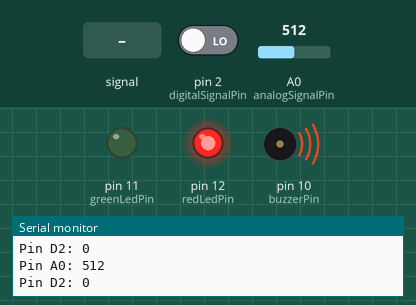
The sketch below on a simulated Arduino Uno, built with avr-gcc and run on an emulated ATmega328P. Shown: output pins drawn as LEDs (lit = HIGH), buzzer (waves = sounding), the last lines printed to the serial monitor. The inputs (shaded band) are chosen by the test bench; at power-on: A0 (analogSignalPin) = 512, pin 2 (digitalSignalPin) LOW.

Above: at 1.2 s.
1.3 s: A0 (analogSignalPin) fed a 200 Hz sine of ±255 counts around its level
At 2.61 s:
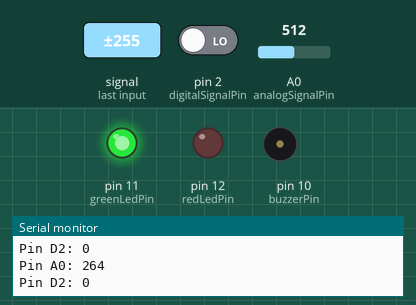
4.3 s: A0 (analogSignalPin) set to 390
At 5.5 s:
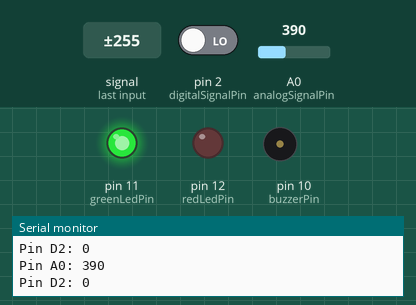
5.8 s: A0 (analogSignalPin) set to 413
At 6.9 s:
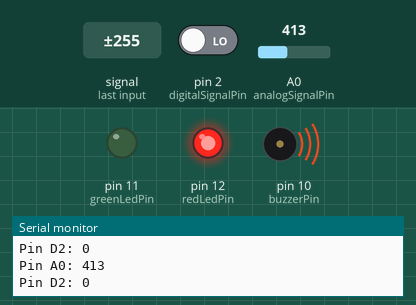
7.3 s: A0 (analogSignalPin) set to 306
At 8.3 s:
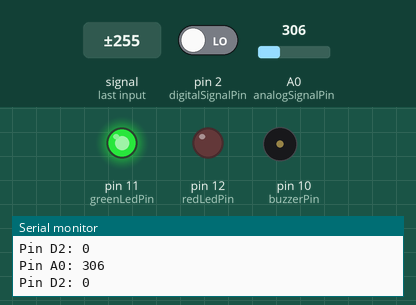
Timing chart, 0 to 9.8 s (numbered marks = the images above; inputs shaded):
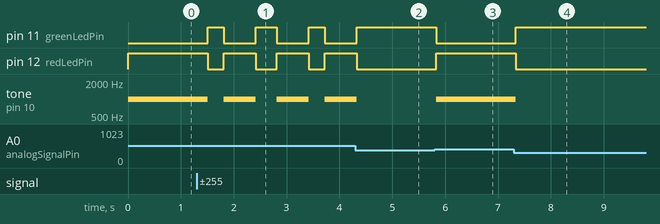

The sketch:

MQ2sketch.ino
```cpp
const int redLedPin = 12;
const int greenLedPin = 11;
const int buzzerPin = 10;
const int analogSignalPin = A0;
const int digitalSignalPin = 2;
//Variable to keep your threshold value
int sensorLimit = 400; //Comment it if you want to use digital signal instead

void setup() {
  pinMode(redLedPin, OUTPUT);
  pinMode(greenLedPin, OUTPUT);
  pinMode(buzzerPin, OUTPUT);
  pinMode(analogSignalPin, INPUT);
  pinMode(digitalSignalPin, INPUT);
  Serial.begin(9600);
}

void loop() {
  int analogSignal = analogRead(analogSignalPin);
  int digitalSignal = digitalRead(digitalSignalPin);
  Serial.print("Pin A0: ");
  Serial.println(analogSignal);
  Serial.print("Pin D2: ");
  Serial.println(digitalSignal);
  // Checks if it has reached the threshold value
  // Comment if else block if you want to use digital signal instead
  if (analogSignal > sensorLimit)
  {
    digitalWrite(redLedPin, HIGH);
    digitalWrite(greenLedPin, LOW);
    tone(buzzerPin, 1000, 200);
  }
  else
  {
    digitalWrite(redLedPin, LOW);
    digitalWrite(greenLedPin, HIGH);
    noTone(buzzerPin);
  }

 // Uncomment this if you want to use digital signal
 /*if (digitalSignal==1)
  {
    digitalWrite(redLedPin, HIGH);
    digitalWrite(greenLedPin, LOW);
    tone(buzzerPin, 1000, 200);
  }
  else
  {
    digitalWrite(redLedPin, LOW);
    digitalWrite(greenLedPin, HIGH);
    noTone(buzzerPin);
  }*/
  delay(100);
}
```

Measured:
- the behaviour switches between 400 and 401 on A0 (analogSignalPin) (found by bisection; images 2 and 3)
- after the input at 1.3 s, pin 11 (greenLedPin): goes HIGH 0.30 s, LOW 0.60 s, HIGH 0.40 s, LOW 0.60 s, HIGH 0.30 s, then LOW, starting after 0.21 s; pin 12 (redLedPin): goes LOW 0.30 s, HIGH 0.60 s, LOW 0.40 s, HIGH 0.60 s, LOW 0.30 s, then HIGH, starting after 0.21 s
- after the input at 4.3 s, pin 11 (greenLedPin): goes on until 4.3 s, then stays HIGH; pin 12 (redLedPin): goes on until 4.3 s, then stays LOW; tone on pin 10 (buzzerPin): goes on until 4.3 s, then stays silent
- after the input at 5.8 s, pin 11 (greenLedPin): HIGH → LOW at once; pin 12 (redLedPin): LOW → HIGH at once; tone on pin 10 (buzzerPin): silent → 1000 Hz at once
- after the input at 7.3 s, pin 11 (greenLedPin): LOW → HIGH at once; pin 12 (redLedPin): HIGH → LOW at once; tone on pin 10 (buzzerPin): 1000 Hz → silent at once
